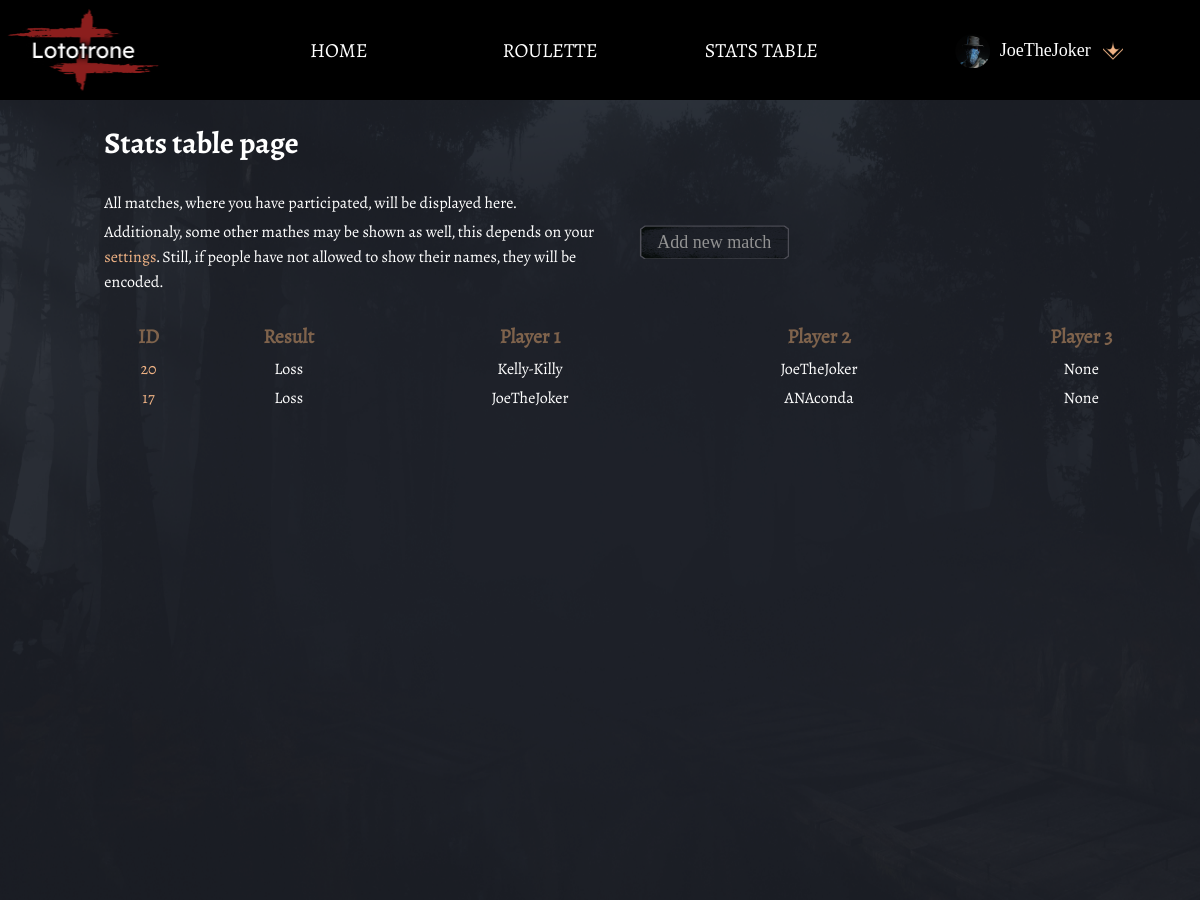
Page /stats/ (signed in) on the earlier database version.
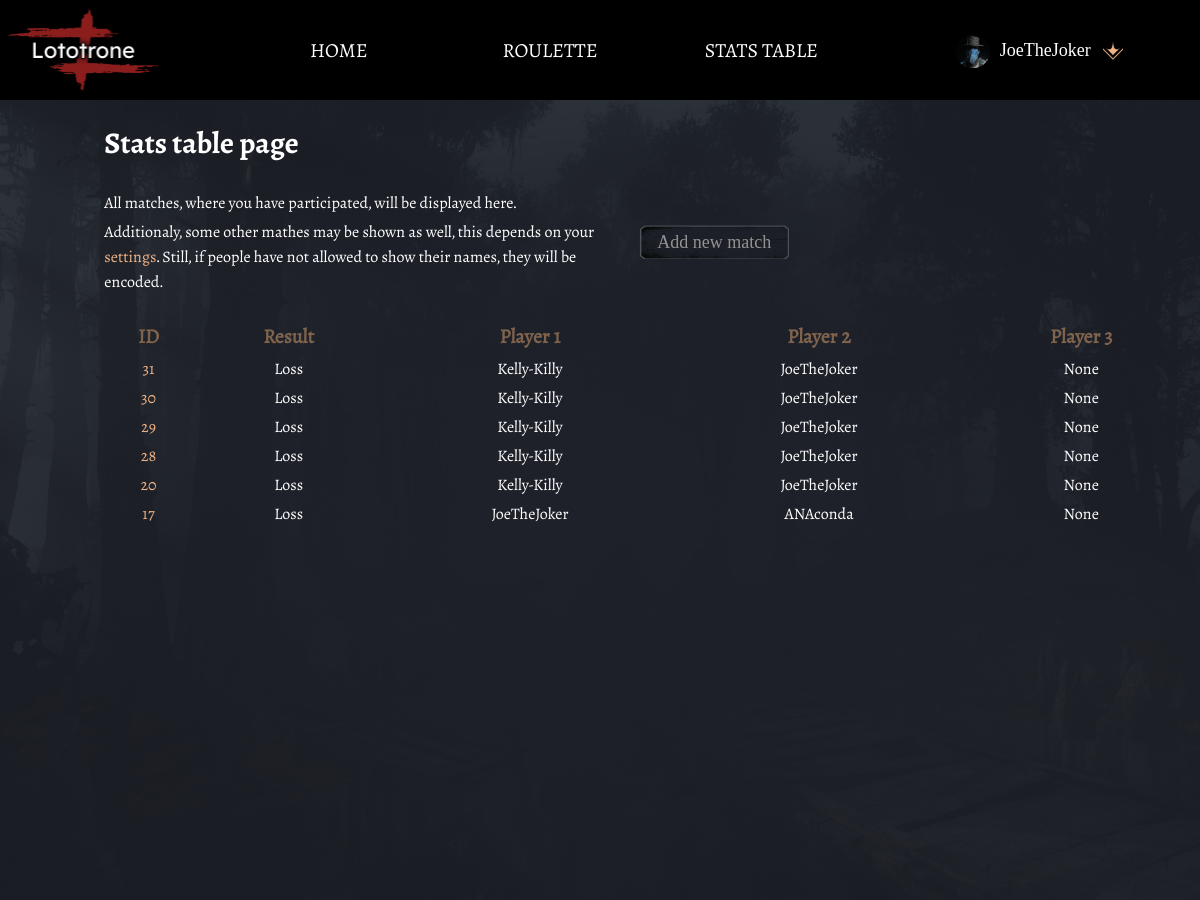
Same page on the later database version.
### stats/models.py (models this page shows, shortened)
class Match(models.Model):
    wl_status = models.FloatField(
        blank=False,
        default=0,
        validators=[ListedValueValidator((0,0.5,1))]
        )
    date = models.DateField(  default=datetime.date.today)
    kills_total = models.IntegerField(
        blank=False,
        default=0
        )
    playtime = models.DurationField(blank=False)
    map = models.ForeignKey(
        Map,
        verbose_name=_("Map of the match"),
        on_delete=models.PROTECT,
        related_name="map_of_match",
        blank=True,
        null=True
        )
    kills_validators = [NonNegativeValidator(_('kills')),]
    assists_validators = [NonNegativeValidator(_("assists")),]
    deaths_validators = [NonNegativeValidator(_("deaths")),]
    bounty_validators = [NonNegativeValidator(_('bounty')),]
    player_1 = models.ForeignKey(Player, on_delete=models.PROTECT, related_name='player_1_name')
    player_1_primary_weapon = models.ForeignKey(
        Weapon,
        on_delete=models.PROTECT,
        related_name='player_1_primary_weapon',
        null=True,
        )
    player_1_primary_ammo_A = models.ForeignKey(
        AmmoType,
        on_delete=models.PROTECT,
        related_name='player_1_primary_weapon_ammo_A',
        default=AmmoType.objects.get(name="Standard").id,
        null=True,
        )
    player_1_primary_ammo_B = models.ForeignKey(
        AmmoType,
        on_delete=models.PROTECT,
        related_name='player_1_primary_weapon_ammo_B',
        default=AmmoType.objects.get(name="None").id,
        null=True,
        blank=True,
        )
    player_1_secondary_weapon = models.ForeignKey(
        Weapon,
        on_delete=models.PROTECT,
        related_name='player_1_secondary_weapon',
        null=True,
        )
    player_1_secondary_ammo_A = models.ForeignKey(AmmoType, on_delete=models.PROTECT,
        related_name='player_1_secondary_weapon_ammo_A',
        default=AmmoType.objects.get(name="Standard").id,
        null=True,
        )
    player_1_secondary_ammo_B = models.ForeignKey(AmmoType,
        on_delete=models.PROTECT,
        related_name='player_1_secondary_weapon_ammo_B',
        default=AmmoType.objects.get(name="None").id,
        null=True,
        blank=True,
        )
    player_1_kills = models.IntegerField(
        default=0,
        validators=kills_validators,
        )
    player_1_assists = models.IntegerField(
        default=0,
        validators=assists_validators,
        )
    player_1_deaths = models.IntegerField(
        default=0,
        validators=deaths_validators,
        )
    player_1_bounty = models.IntegerField(
        _("player 1 bounty"),
        default=0,
        validators=bounty_validators,
        null=False,
        blank=True,
        )
    player_1_signature = models.BooleanField(
        _("player 1 signature"),
        default=False,
        blank=True,
        ) #this fiels certifies that player 1 privided his side of data
    player_2 = models.ForeignKey(Player,
        on_delete=models.PROTECT,
        related_name='player_2_name',
        null=True,
        blank=True
    )
    player_2_primary_weapon = models.ForeignKey(
        Weapon,
        on_delete=models.PROTECT,
        related_name='player_2_primary_weapon',
        null=True,
        blank=True,
        )
    player_2_primary_ammo_A = models.ForeignKey(
        AmmoType,
        on_delete=models.PROTECT,
        related_name='player_2_primary_weapon_ammo_A',
        default=AmmoType.objects.get(name="Standard").id,
        null=True,
        blank=True,
        )
    player_2_primary_ammo_B = models.ForeignKey(
        AmmoType,
        on_delete=models.PROTECT,
        related_name='player_2_primary_weapon_ammo_B',
        default=AmmoType.objects.get(name="None").id,
        null=True,
        blank=True,
        )
    player_2_secondary_weapon = models.ForeignKey(
        Weapon,
        on_delete=models.PROTECT,
        related_name='player_2_secondary_weapon',
        null=True,
        blank=True,
        )
    player_2_secondary_ammo_A = models.ForeignKey(AmmoType, on_delete=models.PROTECT,
        related_name='player_2_secondary_weapon_ammo_A',
        default=AmmoType.objects.get(name="Standard").id,
        null=True,
        blank=True,
        )
    player_2_secondary_ammo_B = models.ForeignKey(AmmoType,
        on_delete=models.PROTECT,
        related_name='player_2_secondary_weapon_ammo_B',
        default=AmmoType.objects.get(name="None").id,
        null=True,
        blank=True,
        )
    player_2_kills = models.IntegerField(
        default=0,
        validators=kills_validators,
        blank=True,
        )
    player_2_assists = models.IntegerField(
        default=0,
        validators=assists_validators,
        blank=True,
        )
    player_2_deaths = models.IntegerField(
        default=0,
        validators=deaths_validators,
        blank=True,
        )
    player_2_bounty = models.IntegerField(
        _("player 2 bounty"),
        default=0,
        validators=bounty_validators,
        null=False,
        blank=True,
        )
    player_2_signature = models.BooleanField(
        _("player 2 signature"),
        default=False,
        blank=True,
        )
    player_3 = models.ForeignKey(Player,
        on_delete=models.PROTECT,
        related_name='player_3_name',
        null=True,
        blank=True)
    player_3_primary_weapon = models.ForeignKey(
        Weapon,
        on_delete=models.PROTECT,
        related_name='player_3_primary_weapon',
        null=True,
        blank=True,
        )
    player_3_primary_ammo_A = models.ForeignKey(
        AmmoType,
        on_delete=models.PROTECT,
        related_name='player_3_primary_weapon_ammo_A',
        default=AmmoType.objects.get(name="Standard").id,
        null=True,
        blank=True,
        )
    player_3_primary_ammo_B = models.ForeignKey(
        AmmoType,
        on_delete=models.PROTECT,
        related_name='player_3_primary_weapon_ammo_B',
        default=AmmoType.objects.get(name="None").id,
        null=True,
        blank=True,
        )
    player_3_secondary_weapon = models.ForeignKey(
        Weapon,
        on_delete=models.PROTECT,
        related_name='player_3_secondary_weapon',
        null=True,
        blank=True,
        )
    player_3_secondary_ammo_A = models.ForeignKey(AmmoType, on_delete=models.PROTECT,
        related_name='player_3_secondary_weapon_ammo_A',
        default=AmmoType.objects.get(name="Standard").id,
        null=True,
        blank=True,
        )
    player_3_secondary_ammo_B = models.ForeignKey(AmmoType,
        on_delete=models.PROTECT,
        related_name='player_3_secondary_weapon_ammo_B',
        default=AmmoType.objects.get(name="None").id,
        null=True,
        blank=True,
        )
    player_3_kills = models.IntegerField(
        default=0,
        validators=kills_validators,
        blank=True,
        )
    player_3_assists = models.IntegerField(
        default=0,
        validators=assists_validators,
        blank=True,
        )
    player_3_deaths = models.IntegerField(
        default=0,
        validators=deaths_validators,
        blank=True,
        )
    player_3_bounty = models.IntegerField(
        _("player 3 bounty"),
        default=0,
        validators=bounty_validators,
        null=False,
        blank=True,
        )
    player_3_signature = models.BooleanField(
        _("player 2 signature"),
        default=False,
        blank=True,
        )
    fights_locations = models.ManyToManyField(
        Compound,
        verbose_name=_("Place of a firefight")
        )
    correct_match = models.BooleanField(
        _("Match data is correct"),
        default=False)
    external = models.BooleanField(
        _("Externally added match"),
        default = False
        )
    class PlayerDuplicationError(Exception):
        '''Exception is raised when we try to assign several players which cannot have duplicates.
        The only players which could have its own duplicates should be Unknown Hunter (aka deleted one), Random Hunter, and maybe some other.

        Atributes
            player - name\class of a player duplicate
            message (optional) - in case you'd like to change this
        '''
    def players(self, is_class = False):
        '''This func puts player credentials into a list. If is_class is True then puts whole classes.
        Credentials is a bit outdated logic, use is_class instead.
        '''
        players_credentials = []
        all_players = (self.player_1, self.player_2, self. player_3)
        for player in all_players:
            try:
                username = player.username.username
            except AttributeError:
                username = ''
            try:
                playername = player.also_known_as
            except AttributeError:
                playername = ''
            players_credentials.append((username, playername))
        if not is_class:
            return players_credentials
        else:
            return all_players

class Player(models.Model):
    username_validator = UnicodeUsernameValidator()
    username = models.OneToOneField(
        User,
        on_delete=models.SET( User.objects.get(username='UnknownHunter').pk),
        validators=[username_validator],
        related_name="username_of_player",
        null=True,
        blank=True,
        unique=False,
        )
    use_alternative_name = models.BooleanField(default=False)
    also_known_as = models.CharField(
        max_length=50,
        verbose_name="Also known as",
        blank=True,
        validators = [UnicodeAndSpaceValidator(),],
        )
    allow_see_mathes = models.BooleanField(
        _("Allow other users see your matches."),
        default=False,
        )
    allow_see_name = models.BooleanField(
        _("Allow other users see your matches and your name."),
        default=False,
        )
    show_only_my_matches = models.BooleanField(
        _("Display only matches, where you have participated."),
        default=True,
        )
    verified_user = models.BooleanField(
        _("Allow stats of this player be used in common statistics."),
        default=False,
        )
    hash_key = models.CharField(
        _("Hash key of this user."),
        max_length=32,
        null=True,
        blank=True,
        )
    hash_redeemable = models.BooleanField(
        _("May be redeemed by a user"),
        default=False,
        )
    show_tooltips = models.BooleanField(
        _("States whether tooltips and usage hints are visible."),
        default=True
        )
    created_by = models.ForeignKey(
        User,
        verbose_name=_("Showss who is the creator of this player. It's used only while player is not assigned to a user."),
        on_delete=models.SET( User.objects.get(username='UnknownHunter').pk),
        related_name= 'creator', # do I even need this if 'Player.objects.filter(created_by = active_user)'
        blank = True,
        null = True,
        )
    may_be_duplicate = models.BooleanField(
        _("Allows this player to have duplicate in match. Service field."),
        default = False
        )
    encode = False
    def __str__(self) -> str:
        encode = self.encode
        if self.use_alternative_name:
            result =  self.also_known_as
        else:
            try:
                result =  self.username.username
            except AttributeError:
                result = self.also_known_as
        if encode:
            return 'Player '+ self.encode_md5(result)[:6]
        else:
            return result

### stats/views.py (the view)
# urls.py: path('', views.show_stats_table, name = "table"),
@login_required
def show_stats_table(request):
    user = AuxClass.credentials_to_dict(request)
    if not request.user.is_staff:
        if user['has_aka']:
            look_for_user = Player.objects.get(also_known_as = user['playername'])
        else:
            look_for_user = User.objects.get(username = user['username']).username_of_player
        p1_group = Match.objects.filter(player_1 = look_for_user)
        p2_group = Match.objects.filter(player_2 = look_for_user)
        p3_group = Match.objects.filter(player_3 = look_for_user)
        if request.user.username_of_player.show_only_my_matches:
            filtered_matches = []
        else:
            all_matches = Match.objects.all()
            filtered_matches = [match for match in all_matches if match.display_allowed()]
            hashed_matches = [match.set_encoding() for match in filtered_matches]
        result_as_list = sorted(
            chain(p1_group, p2_group, p3_group, filtered_matches),
            key=attrgetter('id'))
        result_as_set = set(result_as_list)
        result_ready = list(result_as_set)
        result_ready.reverse()
    else:
        result_ready = Match.objects.all()
    response = render(request, "stats_list.html", {'matches': result_ready, 'user':user})
    return response

### stats/templates/stats_list.html (shortened to what this page needs)
{% extends 'base.html' %}
{% block content %}
<head>
    <link rel="stylesheet" href="/static/styles/statsList.css?{% now "U" %}">
</head>
<body>
    <main>
        <div id="spaceleft"></div>
        <div id="core">
            <h1 class="heading-big">
                Stats table page
            </h1>
            <div id="table-header">
                <div id="description">
                    <p style="max-width: 570px">
                        All matches, where you have participated, will be displayed here.
                    </p><p>
                        Additionaly, some other mathes may be shown as well,
                        this depends on your  <a href="{% url 'profile_settings' %}">settings</a>. Still, if people have not allowed to show their names, they will be encoded.
                    </p>
                </div>
                <div id="add">
                    <a href="{% url 'stats:add' %}" id="add-match">Add new match</a>
                </div>
            </div>
            <table>
                <th>ID</th>
                <th>Result</th>
                <th>Player 1</th>
                <th>Player 2</th>
                <th>Player 3</th>
                {% for match in matches %}
                <tr>
                    <td>
                        <a href="{% url 'stats:match_details' match.id %}">{{ match.id }}</a>
                    </td>
                    <td>
                        {% if match.wl_status == 0 %}Loss{% endif %}
                    </td>
                    <td>{{ match.player_1 }}</td>
                    <td>{% if match.player_2 != 'None' %}{{ match.player_2 }}{% endif %}</td>
                    <td>{% if match.player_3 == 'None' %} {% else %}{{ match.player_3 }}{% endif %}</td>
                </tr>
                {% endfor%}
            </table>
        </div>
    </main>
</body>
{% endblock %}

### templates/base.html (shortened to what this page needs)
{% load static %}
<!doctype html>
<html lang="en">
  <head>
  </head>
  <body style="margin: 0;">
    <div class="header_bar">
      <div class="logo">
        <img src="{% static 'images/logo.png' %}"  alt="logo" width="167" height="100">
      </div>
      <div class="tabs">
        <a href="{% url 'home' %}" class="tab">HOME</a>
        <a href="{% url 'roulette:index' %}" class="tab">ROULETTE</a>
        <a href="{% url 'stats:table' %}" class="tab">STATS TABLE</a>
      </div>
      <div class="user_area">
        {% include 'registration/user_area.html' %}
      </div>
    </div>
    {% block content %}
    {% endblock  %}
  </body>
</html>

### templates/registration/user_area.html (shortened to what this page needs)
<head>
    <link rel="stylesheet" href="/static/styles/service.css?{% now "U" %}">
</head>
{% block content %}
{% if not user.anonymous %}
<div id="user_bar">
    <div class="playername"  onclick="subMenu('settings')">
        <img src="/static/images/hunter.png" alt="" height="35" width="35" style="padding-right: 10px;" onclick="subMenu('settings')">
        {{user.name}}
        <div height="24" width="24" class='dropdown-icon' onclick="subMenu('settings')"></div>
    </div>
</div>
{% endif %}
{% endblock %}

Differences in the rows shown:
added Match: id "31", wl_status "Loss", player_1 "Kelly-Killy", player_2 "JoeTheJoker", player_3 "None"
added Match: id "30", wl_status "Loss", player_1 "Kelly-Killy", player_2 "JoeTheJoker", player_3 "None"
added Match: id "29", wl_status "Loss", player_1 "Kelly-Killy", player_2 "JoeTheJoker", player_3 "None"
added Match: id "28", wl_status "Loss", player_1 "Kelly-Killy", player_2 "JoeTheJoker", player_3 "None"
